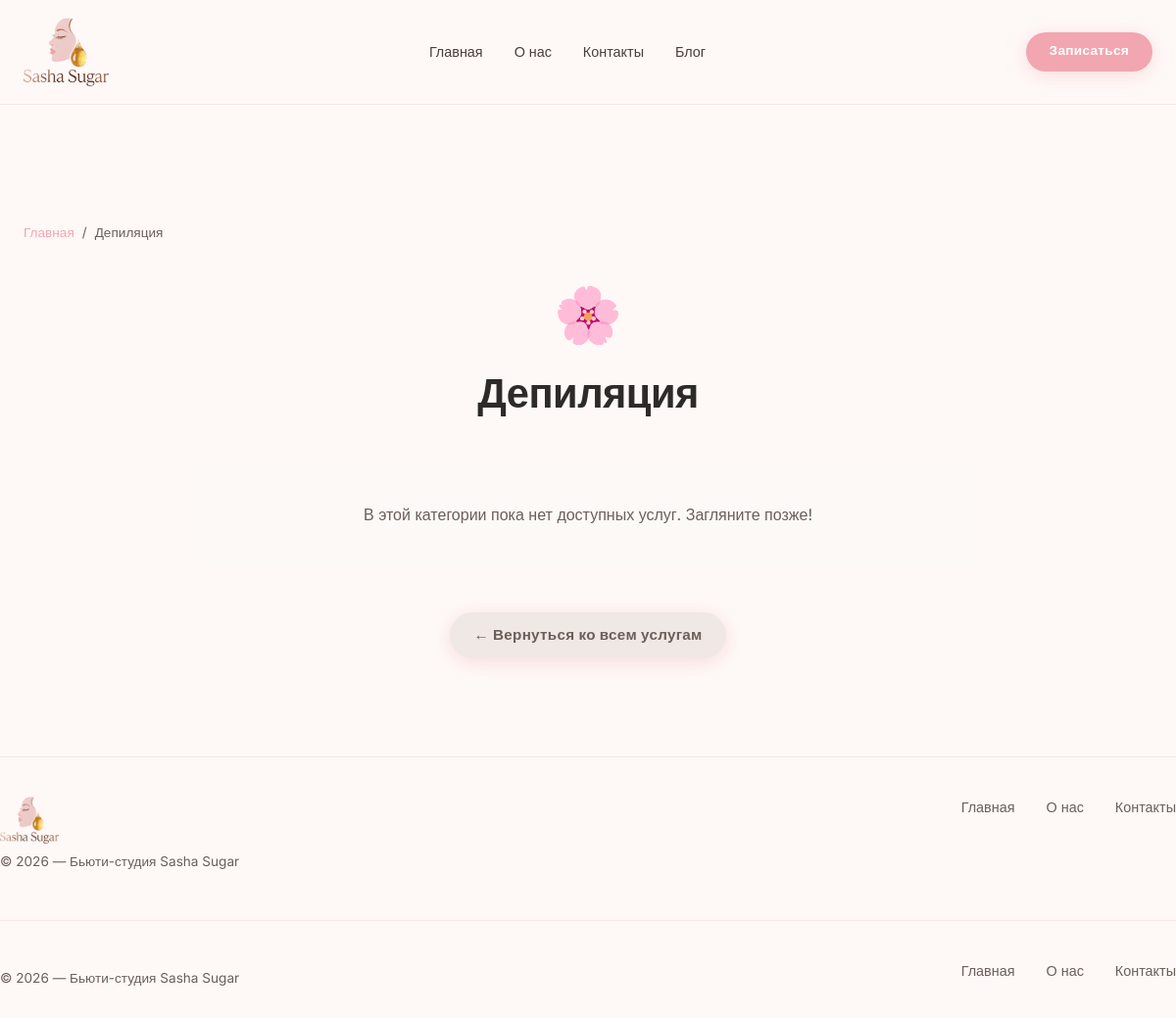
The page /services/1/ on the database as committed earlier.
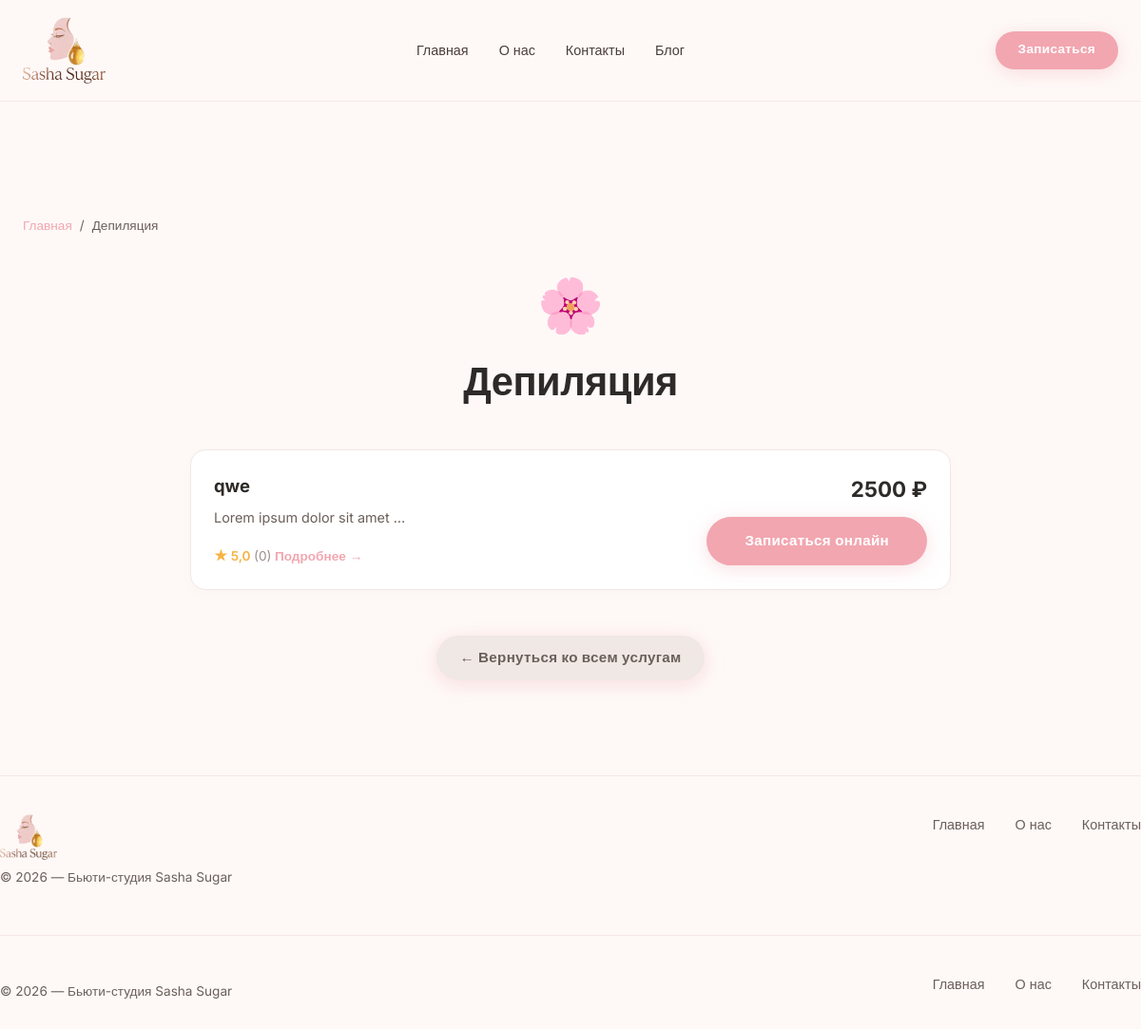
The same page on the database as committed later.
### beauty_app/models.py (models this page shows, shortened)
class Service(models.Model):
    category = models.ForeignKey(
        ServiceCategory,
        on_delete=models.SET_NULL,
        null=True,
        blank=True,
        related_name='services'
    )
    name = models.CharField(max_length=200, help_text="Премиум-маникюр")
    description = models.TextField(blank=True, help_text="Краткое описание")
    duration = models.PositiveSmallIntegerField("Длительность", default=15)
    image = models.ImageField(upload_to='services/', blank=True, null=True)
    price = models.DecimalField(max_digits=10, decimal_places=0, default=2500, help_text="Текущая цена")
    old_price = models.DecimalField(max_digits=10, decimal_places=0, blank=True, null=True, help_text="Старая цена (зачёркнутая)")
    rating = models.DecimalField(max_digits=3, decimal_places=1, default=5.0, help_text="4.8, 5.0, и т.д.")
    reviews_count = models.PositiveIntegerField(default=0, help_text="Количество отзывов (109)")
    button_text = models.CharField(max_length=50, default="Запись")
    button_link = models.CharField(max_length=200, default="#", help_text="Ссылка на запись")
    is_active = models.BooleanField(default=True)
    is_bestseller = models.BooleanField(default=False, help_text="Помечать как бестселлер (🔥)")
    order = models.PositiveIntegerField(default=0)
    class Meta:
        ordering = ['order']
        verbose_name = "Услуга"
        verbose_name_plural = "Услуги"

### beauty_app/views.py (the view)
# urls.py: path('services/<int:category_id>/', views.category_services, name='category_services'),
def category_services(request, category_id):
    category = get_object_or_404(ServiceCategory, id=category_id, is_active=True)
    services = Service.objects.filter(
        category=category,
        is_active=True
    ).order_by('order', 'price')
    return render(request, 'beauty_app/category_services.html', {
        'category': category,
        'services': services,
    })

### beauty_app/templates/beauty_app/category_services.html (shortened to what this page needs)
{% extends 'lending_base.html' %}
{% load static %}
{% block content %}
<div class="container" style="padding-top: 120px; padding-bottom: 80px;">
    <nav class="breadcrumbs">
        <a href="/">Главная</a>
        <span>/</span>
        <span>{{ category.name }}</span>
    </nav>
    <div class="category-header">
        <span class="category-icon">{{ category.icon }}</span>
        <h1 class="section-title" style="margin-bottom: 12px;">{{ category.name }}</h1>
    </div>
    <div class="services-list">
        {% if services %}
            {% for service in services %}
                <div class="service-card">
                    <div class="service-info">
                        <h3 class="service-name">
                            {{ service.name }}
                        </h3>
                        {% if service.description %}
                            <p class="service-desc">{{ service.description|truncatewords:5 }}</p>
                        {% endif %}
                        <div class="service-meta">
                            {% if service.rating %}
                                <span class="service-rating">
                                    ★ {{ service.rating }} <span class="reviews-count">({{ service.reviews_count }})</span>
                                </span>
                            {% endif %}
                            <a href="{% url 'beauty_app:service_detail' service.id %}" class="read-more-link">
                                Подробнее <span class="arrow">→</span>
                            </a>
                        </div>
                    </div>
                    <div class="service-action">
                        <div class="service-price-block">
                            <span class="current-price">{{ service.price }} ₽</span>
                        </div>
                        <a href="{% url 'beauty_app:booking_create' %}" class="btn btn-primary-large">
                            Записаться онлайн
                        </a>
                    </div>
                </div>
            {% endfor %}
        {% else %}
            <div class="empty-state">
                <p>В этой категории пока нет доступных услуг. Загляните позже!</p>
            </div>
        {% endif %}
    </div>
    <div style="text-align: center; margin-top: 48px;">
        <a href="/#services" class="btn btn-secondary">
            ← Вернуться ко всем услугам
        </a>
    </div>
</div>
    <footer class="container footer">
        <div>
            <div class="logo">
                <img src="{% static 'images/logo4.png' %}" alt="Логотип Sasha Sugar">
            </div>
            <p style="margin-top: 8px; font-size: 0.85rem; color: #6b5f5a;">© 2026 — Бьюти-студия Sasha Sugar</p>
        </div>
        <div class="footer-links">
            <a href="#hero">Главная</a>
            <a href="#about">О нас</a>
            <a href="#contacts">Контакты</a>
        </div>
    </footer>
{% endblock content %}

Rows that differ between the two databases and show on the page:
added Service: name "qwe", description "Lorem ipsum dolor sit amet …", rating "5,0", reviews_count "0", price "2500"
Other text that changed with them:
text no longer shown: "В этой категории пока нет доступных услуг. Загляните позже!"
